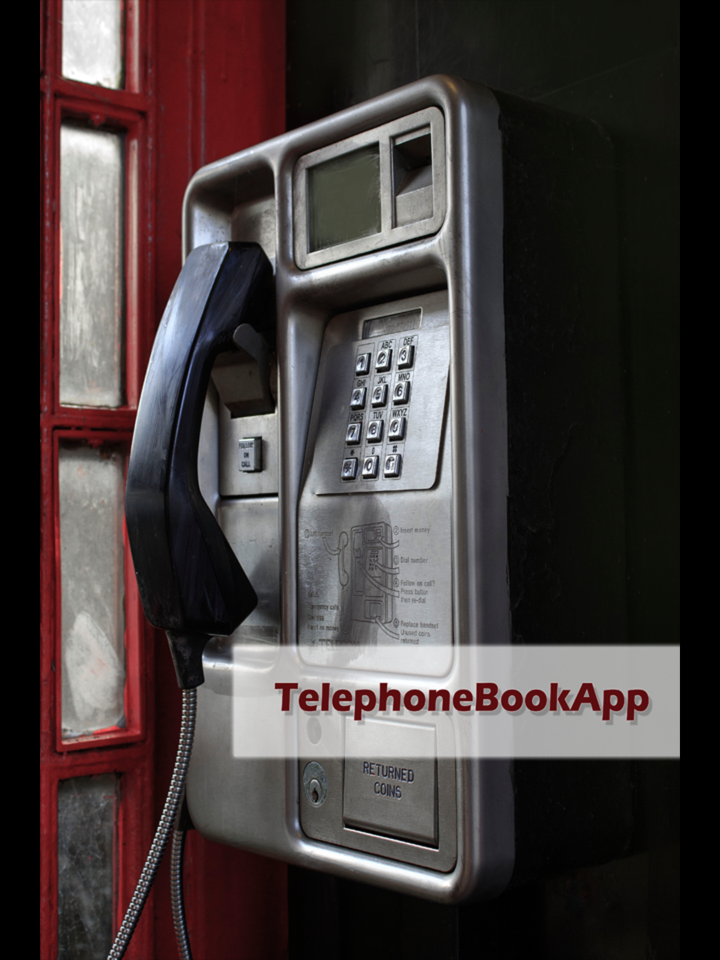
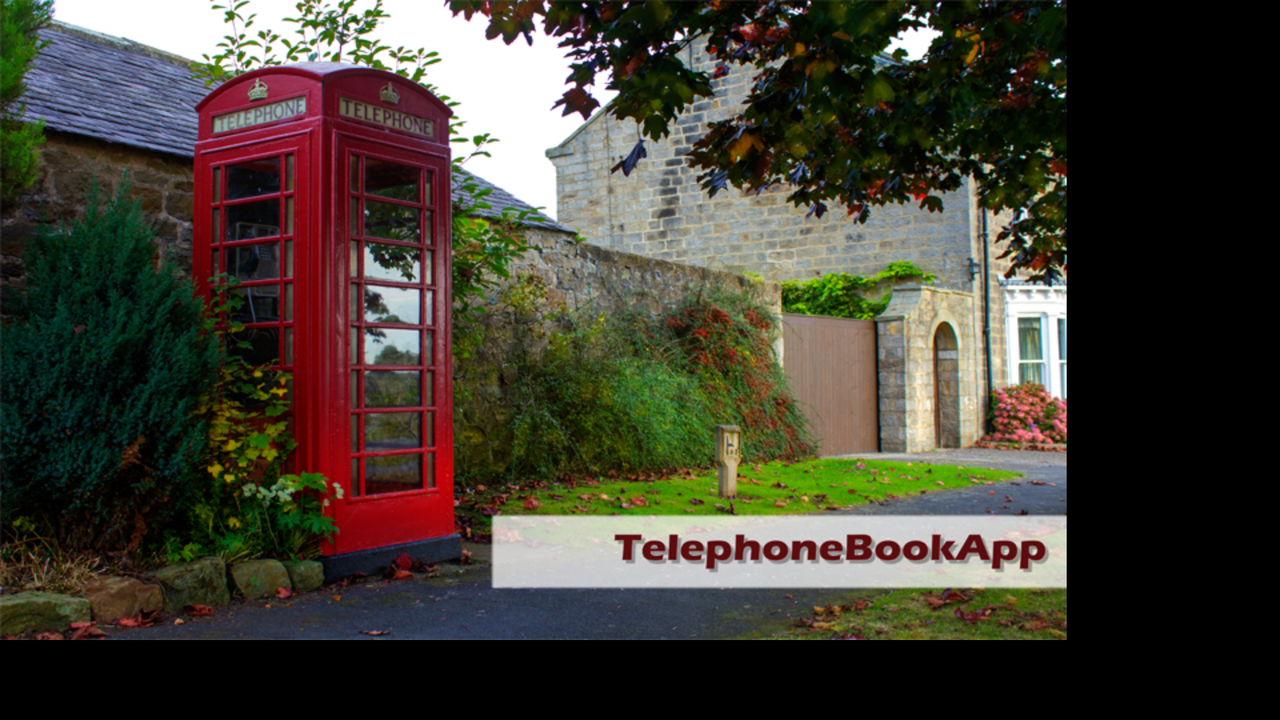

One screen, two layout resources from the same app: the default and the repository's alternative for another configuration. Each is rendered where Android would select it; the XML of both is given below.
<!-- AndroidManifest.xml: activity theme android:Theme.Black.NoTitleBar -->
<!-- res/layout/activity_splash.xml -->
<ImageView xmlns:android="http://schemas.android.com/apk/res/android"
        xmlns:tools="http://schemas.android.com/tools"
        android:layout_width="wrap_content"
        android:layout_height="wrap_content"
        android:layout_gravity="center_vertical|center_horizontal"
        android:src="@drawable/splash"
        android:scaleType="center"
        tools:context="ru.asia.mytelephonebookapp.SplashActivity" />
<!-- resources referenced by this layout -->
<resources>
  <!-- drawable splash: png bitmap (drawable-hdpi, 567496 bytes) -->
</resources>
<!-- res/layout-land/activity_splash.xml (the repository's variant of the layout above) -->
<!-- drawn on the phone turned sideways -->
<LinearLayout xmlns:android="http://schemas.android.com/apk/res/android"
    xmlns:tools="http://schemas.android.com/tools"
    android:id="@+id/LinearLayout1"
    android:layout_width="match_parent"
    android:layout_height="match_parent"
    android:layout_gravity="center_horizontal"
    android:orientation="vertical"
    tools:context="ru.asia.mytelephonebookapp.SplashActivity" >

    <ImageView
        android:layout_width="wrap_content"
        android:layout_height="wrap_content"
        android:src="@drawable/splash_land"
        android:scaleType="matrix"/>

</LinearLayout>
<!-- resources referenced by the variant -->
<!-- as the phone turned sideways resolves them -->
<resources>
  <!-- drawable splash_land: png bitmap (drawable-hdpi, 763025 bytes) -->
</resources>
